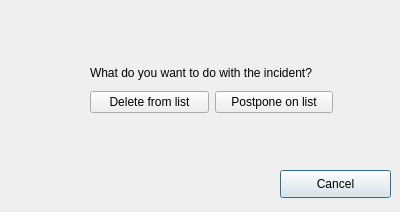
<?xml version="1.0" encoding="UTF-8"?>
<ui version="4.0">
 <class>Dialog</class>
 <widget class="QDialog" name="Dialog">
  <property name="geometry">
   <rect>
    <x>0</x>
    <y>0</y>
    <width>400</width>
    <height>212</height>
   </rect>
  </property>
  <property name="windowTitle">
   <string>Dialog</string>
  </property>
  <widget class="QPushButton" name="pushButton_Cancel">
   <property name="geometry">
    <rect>
     <x>280</x>
     <y>170</y>
     <width>111</width>
     <height>28</height>
    </rect>
   </property>
   <property name="text">
    <string>Cancel</string>
   </property>
  </widget>
  <widget class="QWidget" name="">
   <property name="geometry">
    <rect>
     <x>90</x>
     <y>60</y>
     <width>243</width>
     <height>53</height>
    </rect>
   </property>
   <layout class="QGridLayout" name="gridLayout">
    <item row="0" column="0" colspan="2">
     <widget class="QLabel" name="label_question">
      <property name="text">
       <string>What do you want to do with the incident?</string>
      </property>
     </widget>
    </item>
    <item row="1" column="0">
     <widget class="QPushButton" name="pushButton_DeleteFromList">
      <property name="text">
       <string>Delete from list</string>
      </property>
     </widget>
    </item>
    <item row="1" column="1">
     <widget class="QPushButton" name="pushButton_PostponeOnList">
      <property name="text">
       <string>Postpone on list</string>
      </property>
     </widget>
    </item>
   </layout>
  </widget>
 </widget>
 <resources/>
 <connections/>
</ui>
